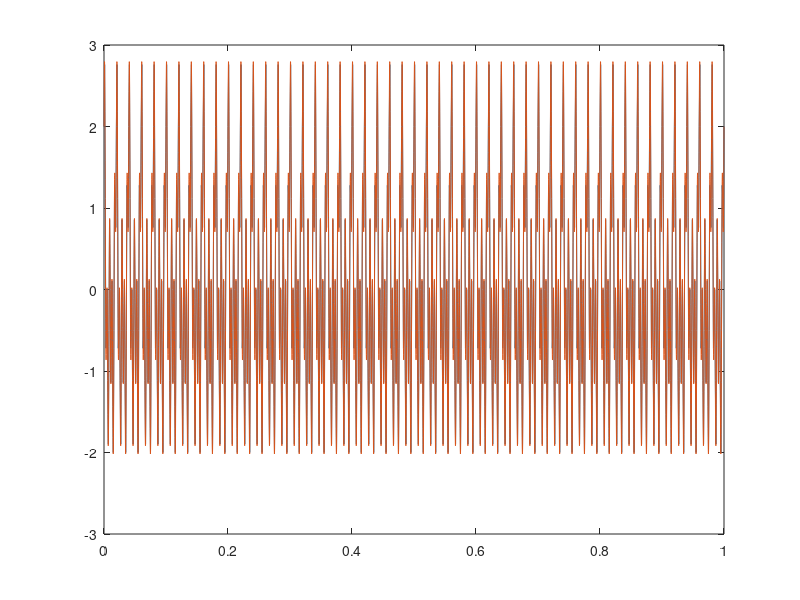

MATLAB code for this plot:
clc,clear,close all
T=.0001; %time_window=0,0001
t=0:T:1; %time index
Fs=1/T; %sample rate to opoio isoutai me 1/T
N=length(t); %plithos twn sample "dots"
x=cos(100*pi*t)+cos(200*pi*t)+sin(500*pi*t);% our signal
ta=0:.001:1; %xronos anakataskevhs
y=zeros(N,length(ta)); %reconstruction vector
for i=1:N
 y(i,:)=x(i)*rectpuls(Fs*ta-i+1);
end
plot(ta,sum(y),t,x); %parousiash tou arxikouk ito uanakataskevasmenou shmmatos
